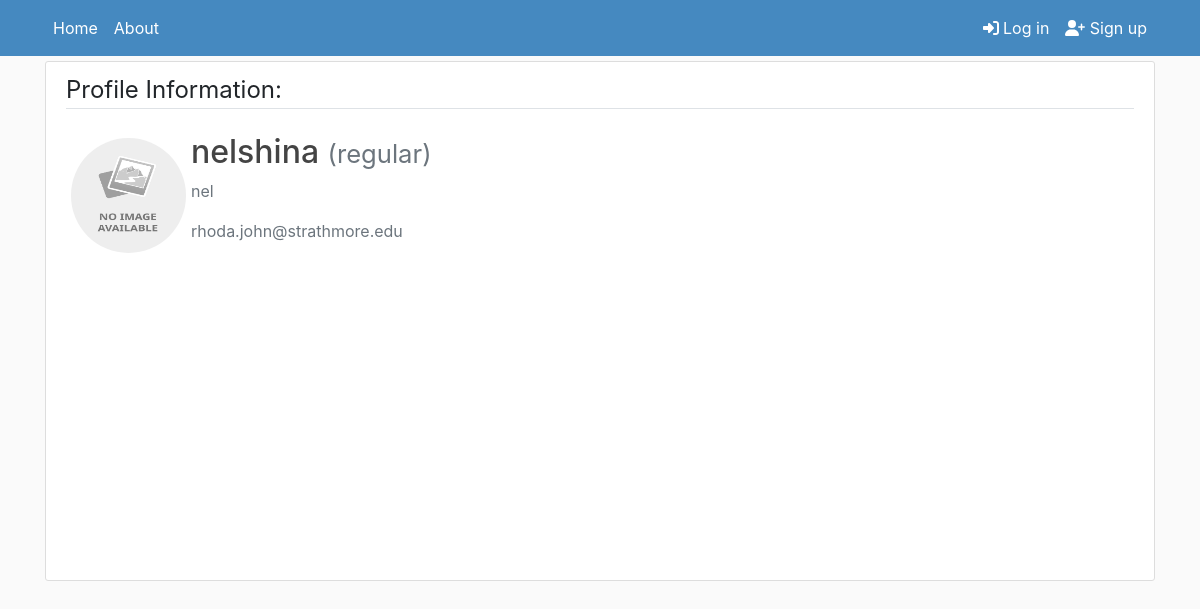
Page /profile/nelshina on the committed database.
### Users/models.py (models this page shows, shortened)
class CustomUser(AbstractUser):
    def image_upload_to(self, instance=None):
        if instance:
            return os.path.join("Users", self.username, instance)
        return None
    STATUS = (
        ('regular', 'regular'),
        ('subscriber', 'subscriber'),
        ('moderator', 'moderator'),
    )
    email = models.EmailField(unique=True)
    status = models.CharField(max_length=100, choices=STATUS, default='regular')
    description = models.TextField("Description", max_length=600, default='', blank=True)
    image = models.ImageField(default='default/user.jpg', upload_to=image_upload_to)

### Users/views.py (the view, shortened to what this page needs)
# urls.py: path('profile/<username>', views.profile, name='profile'),
def profile(request, username):
    user = get_user_model().objects.filter(username=username).first()
    if user:
        form = UserUpdateForm(instance=user)
        form.fields['description'].widget.attrs = {'rows': 1}
        return render(
            request=request,
            template_name="Users/profile.html",
            context={"form": form}
            )
    return redirect("homepage")

### Users/templates/Users/profile.html (shortened to what this page needs)
{% extends "SHINA1/header.html" %}
{% block content %}
<div class="content-section col-lg-12 col-md-12 col-sm-12 tutorial-style" style="min-height:65vh;">
    <legend class="border-bottom mb-4">Profile Information:</legend>
    <form method="POST" enctype="multipart/form-data">
        <div class="media">
            {% if user.username == form.instance.username %}
                <input id="id_image" type="file" name="image" hidden/>
                    <label for="id_image">
                        <img class="rounded-circle account-img profile-image"
                            style="cursor: pointer"
                            src="{{ form.instance.image.url }}"
                            title="Upload new image">
                    </label>
            {% else %}
                <img class="rounded-circle account-img profile-image", src="{{ form.instance.image.url }}">
            {% endif %}
            <div class="media-body">
                <h2 class="account-heading">{{ form.instance.username }}
                    <small class="text-muted">({{ form.instance.status }})</small>
                </h2>
                <p class="text-secondary">{{ form.instance.first_name }} {{ form.instance.last_name }}</p>
                <p class="text-secondary">{{ form.instance.email }}</p>
            </div>
        </div>
    </form>
</div>
{% endblock content %}

### SHINA/static/css/main.css (style rules this page uses)
:root { --footercolor: #003F72; --navbarcolor: #4589c0; --btncolor: #003F72; --socialcolor: #003F72; --brightText: #ffffff; }
body { background: #fafafa; }
h1, h2, h3, h4, h5, h6 { color: #444444; }
.content-section { background: #ffffff; padding: 10px 20px; border: 1px solid #dddddd; border-radius: 3px; margin-bottom: 20px; }
.profile-image { width: 125px; height: 125px; padding: 5px; }

### rows in the picture
CustomUser: instance.image (placeholder picture), instance.username "nelshina", instance.status "regular", instance.first_name "nel", instance.email "rhoda.john@strathmore.edu"
